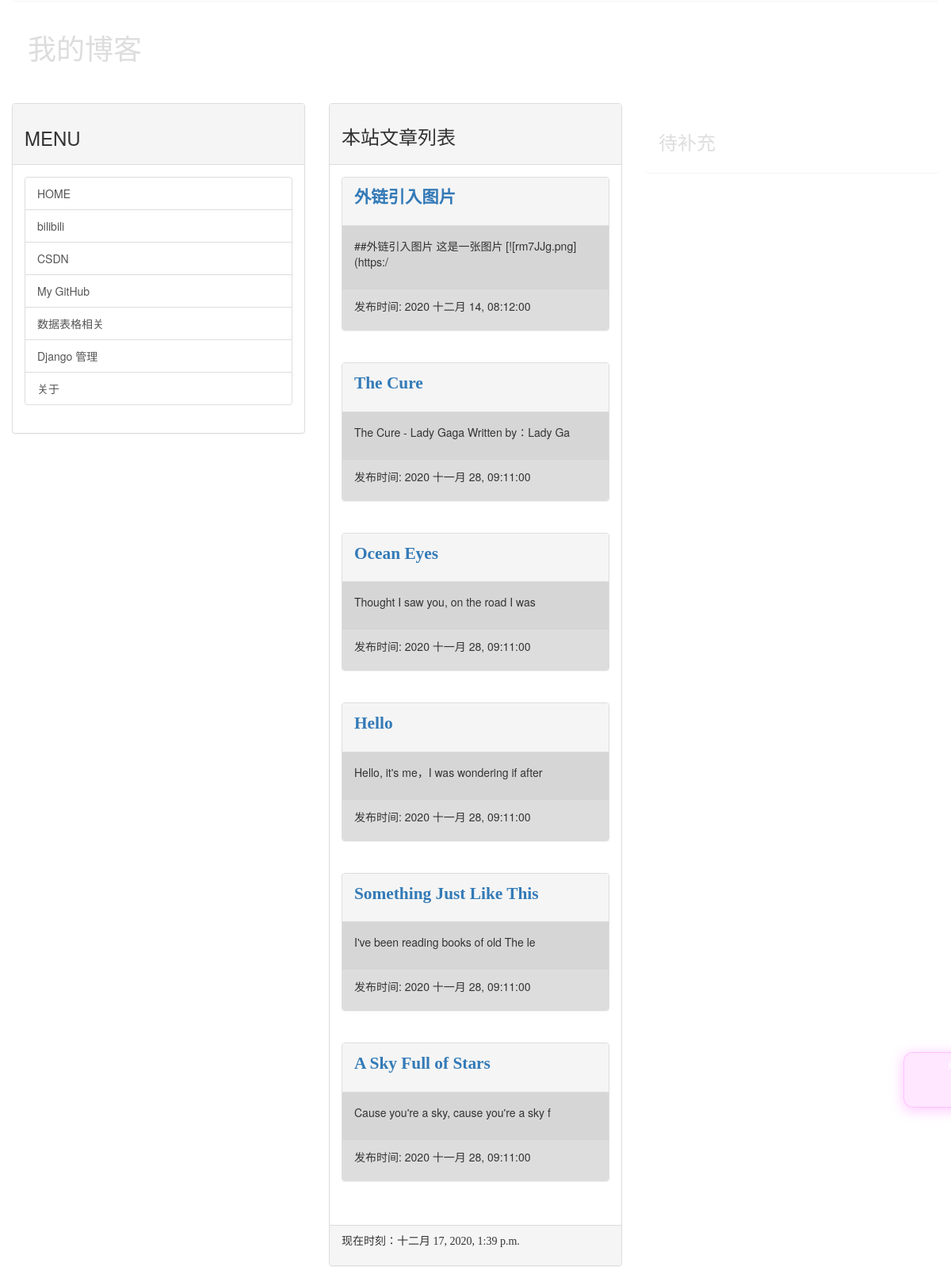
The page / on the database its author committed.
### mainsite/models.py (models this page shows, shortened)
class Post(models.Model):
    title = models.CharField(max_length=200)
    slug = models.CharField(max_length=200)
    body = models.TextField()
    pub_date = models.DateTimeField(default=timezone.now)
    class Meta:
        ordering = ('-pub_date',)

### mainsite/views.py (the view)
# urls.py: path('', homepage),
def homepage(request):
    posts = Post.objects.all()
    now = datetime.now()
    return render(request, 'index.html', locals())

### templates/index.html (shortened to what this page needs)
{% extends 'base.html' %}
{% block headmessage %}
    <h3 style="font-family: 楷体">本站文章列表</h3>
{% endblock %}
{% block content %}
{% for post in posts %}
    <div class="panel panel-default">
        <div class="panel-heading">
            <p style="font-family: 微软雅黑;font-size: 16pt;font-weight: bold;">
                <a href="/post/{{post.slug}}">{{post.title}}</a>
            </p>
        </div>
        <div class="panel-body" style="background-color: #d6d6d6">
            <p>
                {{post.body|truncatechars:40}}
            </p>
        </div>
        <div class="panel-footer" style="background-color: #dddddd">
            <p>
                发布时间: {{post.pub_date|date:"Y M d, h:m:s"}}
            </p>
        </div>
    </div>
<br>
{% endfor %}
{% endblock %}

### rows shown on the page
Post: title "外链引入图片", body "##外链引入图片 这是一张图片 [![rm7JJg.png](https:/", pub_date "2020 十二月 14, 08:12:00"
Post: title "The Cure", body "The Cure - Lady Gaga Written by：Lady Ga", pub_date "2020 十一月 28, 09:11:00"
Post: title "Ocean Eyes", body "Thought I saw you, on the road I was", pub_date "2020 十一月 28, 09:11:00"
Post: title "Hello", body "Hello, it's me，I was wondering if after", pub_date "2020 十一月 28, 09:11:00"
Post: title "Something Just Like This", body "I've been reading books of old The le", pub_date "2020 十一月 28, 09:11:00"
Post: title "A Sky Full of Stars", body "Cause you're a sky, cause you're a sky f", pub_date "2020 十一月 28, 09:11:00"
